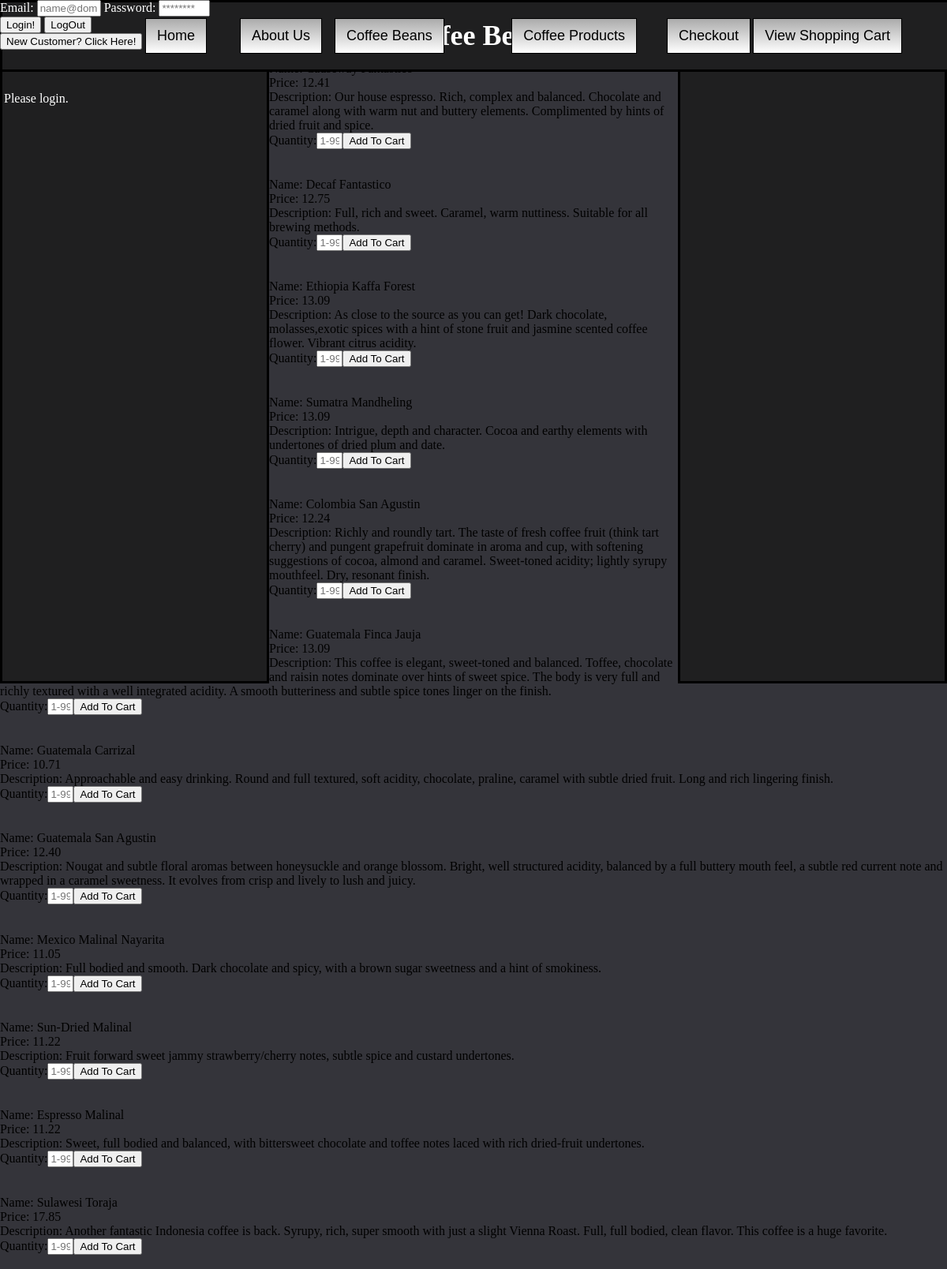
Screenshot of /coffeeBeans.php with the database file from the repository.
### tables this page shows
Create Table `Products`
(
	`ProductID` int(4) NOT NULL PRIMARY KEY AUTO_INCREMENT,
	`ProductName` varchar(50) NULL, 
	`ProductType` varchar(20) NULL,
	`ProductPrice` decimal(6,2) NULL, 
	`ProductQuantity` int(4) NULL
);

### public_html/descriptions.php (called while the page is built)
<?php
function matchDesc($prodName){
	if($prodName=="Causeway Fantastico"){
		return "Our house espresso. Rich, complex and balanced. Chocolate and caramel along with warm nut and buttery elements. Complimented by hints of dried fruit and spice.";
	}elseif($prodName=="Decaf Fantastico"){
		return "Full, rich and sweet. Caramel, warm nuttiness. Suitable for all brewing methods.";
	}elseif($prodName=="Ethiopia Kaffa Forest"){
		return "As close to the source as you can get! Dark chocolate, molasses,exotic spices with a hint of stone fruit and jasmine scented coffee flower. Vibrant citrus acidity.";
	}elseif($prodName=="Sumatra Mandheling"){
		return "Intrigue, depth and character. Cocoa and earthy elements with undertones of dried plum and date.";
	}elseif($prodName=="Colombia San Agustin"){
		return "Richly and roundly tart. The taste of fresh coffee fruit (think tart cherry) and pungent grapefruit dominate in aroma and cup, with softening suggestions of cocoa, almond and caramel. Sweet-toned acidity; lightly syrupy mouthfeel. Dry, resonant finish.";
	}elseif($prodName=="Guatemala Finca Jauja"){
		return "This coffee is elegant, sweet-toned and balanced. Toffee, chocolate and raisin notes dominate over hints of sweet spice. The body is very full and richly textured with a well integrated acidity. A smooth butteriness and subtle spice tones linger on the finish.";
	}elseif($prodName=="Guatemala Carrizal"){
		return "Approachable and easy drinking. Round and full textured, soft acidity, chocolate, praline, caramel with subtle dried fruit. Long and rich lingering finish.";
	}elseif($prodName=="Guatemala San Agustin"){
		return "Nougat and subtle floral aromas between honeysuckle and orange blossom. Bright, well structured acidity, balanced by a full buttery mouth feel, a subtle red current note and wrapped in a caramel sweetness. It evolves from crisp and lively to lush and juicy.";
	}elseif($prodName=="Mexico Malinal Nayarita"){
		return "Full bodied and smooth. Dark chocolate and spicy, with a brown sugar sweetness and a hint of smokiness.";
	}elseif($prodName=="Sun-Dried Malinal"){
		return "Fruit forward sweet jammy strawberry/cherry notes, subtle spice and custard undertones.";
	}elseif($prodName=="Espresso Malinal"){
		return "Sweet, full bodied and balanced, with bittersweet chocolate and toffee notes laced with rich dried-fruit undertones.";
	}elseif($prodName=="Sulawesi Toraja"){
		return "Another fantastic Indonesia coffee is back. Syrupy, rich, super smooth with just a slight Vienna Roast. Full, full bodied, clean flavor. This coffee is a huge favorite.";
	}elseif($prodName=="Bodum Press 'Chambord 8 Cup'"){
		return "Glass thing with the plunger.";
	}else{
		return "";
		}
		}
?>

### public_html/controller.php (the view, shortened to what this page needs)
<?php
require('descriptions.php');
function checkLogin($LinkID) {
	if($_SESSION['custID'] > 0){
		$custName = "";
		$query = 'SELECT FName, LName FROM Customers WHERE CustID = ' . $_SESSION['custID'] . ';';
		mysql_select_db("c199grp10", $LinkID);
		$result = mysql_query( $query ,$LinkID);
		$value4=mysql_fetch_row($result);
		foreach ($value4 as $v) {
			$custName .= ($v." ") ;
		}
		echo "Logged in as: " . $custName;
	}
	else{
		@$email  = $_REQUEST[ 'login'  ];
		@$password = $_REQUEST[ 'password' ];
		$custID = "";
		$query = 'SELECT CustID FROM Customers WHERE Email LIKE "' . $email . '" And Hash LIKE "'.$password.'";';
		$result = mysql_query( $query ,$LinkID);
		$value3=mysql_fetch_row($result);
			if($value3){
				foreach ($value3 as $v) {
				$custID = $v;
				}
				echo "Login Successful!";
				$_SESSION['custID']=$custID;
				echo "<br>";
				if(isset($_SESSION['custID'])){
					$custName = "";
					$query = 'SELECT FName, LName FROM Customers WHERE CustID = ' . $_SESSION['custID'] . ';';
					mysql_select_db("c199grp10", $LinkID);
					$result = mysql_query( $query ,$LinkID);
					$value=mysql_fetch_row($result);
						foreach ($value as $v) {
						$custName .= ($v." ") ;
					}
					echo "Logged in as: " . $custName;
				}
				else{
					echo "Please login.";
				}
			}
			else{
				echo "Please login.";
			}
	}
}
function productDisplay($results, $type){
	while ($x=mysql_fetch_row($results)){
		print '<div id="grid" >';
		print "<br>";
		print "Name: ".$x[1]."<br>";
		print "Price: ".$x[3]."<br>";
		print "Description: ".matchDesc($x[1])."<br>";
		if($type == 'beans'){
			echo '<form method="post" action="coffeeBeans.php">';
		}
		echo 'Quantity:<input type="text" placeholder= "1-99"name="quantity" id="quantity" pattern="\d{1}|\d{2}"size="1" maxlength="2"/>';
		echo '<button class="add_to_cart" name="add" onclick="addToCart()">Add To Cart</button>';
		echo '</form>';
		print "<br></div>";
	}
}
function fetchProducts($type){
	require('../LinkID.php');
	if($type == "beans"){
		$postFields = "SELECT * FROM Products WHERE ProductType LIKE 'Beans';";
	}
	$result1 = mysql_query($postFields ,$LinkID);
	return $result1;
}
?>

### public_html/css/default.css (style rules this page uses)
html, body { height: 100%; margin: 0 auto; padding: 0; background-color:#34343A; }

### rows the page displays
products: ProductPrice "12.41", ProductName "Our house espresso. Rich, complex and balanced. Chocolate and caramel along with warm nut and buttery elements. Complimented by hints of dried fruit and spice."
products: ProductName "Decaf Fantastico", ProductPrice "12.75", ProductName "Full, rich and sweet. Caramel, warm nuttiness. Suitable for all brewing methods."
products: ProductName "Ethiopia Kaffa Forest", ProductPrice "13.09", ProductName "As close to the source as you can get! Dark chocolate, molasses,exotic spices with a hint of stone fruit and jasmine scented coffee flower. Vibrant citrus acidity."
products: ProductName "Sumatra Mandheling", ProductPrice "13.09", ProductName "Intrigue, depth and character. Cocoa and earthy elements with undertones of dried plum and date."
products: ProductName "Colombia San Agustin", ProductPrice "12.24", ProductName "Richly and roundly tart. The taste of fresh coffee fruit (think tart cherry) and pungent grapefruit dominate in aroma and cup, with softening suggestions of cocoa, almond and caramel. Sweet-toned acidity; lightly syrupy mouthfeel. Dry, resonant finish."
products: ProductName "Guatemala Finca Jauja", ProductPrice "13.09", ProductName "This coffee is elegant, sweet-toned and balanced. Toffee, chocolate and raisin notes dominate over hints of sweet spice. The body is very full and richly textured with a well integrated acidity. A smooth butteriness and subtle spice tones linger on the finish."
products: ProductName "Guatemala Carrizal", ProductPrice "10.71", ProductName "Approachable and easy drinking. Round and full textured, soft acidity, chocolate, praline, caramel with subtle dried fruit. Long and rich lingering finish."
products: ProductName "Guatemala San Agustin", ProductPrice "12.40", ProductName "Nougat and subtle floral aromas between honeysuckle and orange blossom. Bright, well structured acidity, balanced by a full buttery mouth feel, a subtle red current note and wrapped in a caramel sweetness. It evolves from crisp and lively to lush and juicy."
products: ProductName "Mexico Malinal Nayarita", ProductPrice "11.05", ProductName "Full bodied and smooth. Dark chocolate and spicy, with a brown sugar sweetness and a hint of smokiness."
products: ProductName "Sun-Dried Malinal", ProductPrice "11.22", ProductName "Fruit forward sweet jammy strawberry/cherry notes, subtle spice and custard undertones."
products: ProductName "Espresso Malinal", ProductPrice "11.22", ProductName "Sweet, full bodied and balanced, with bittersweet chocolate and toffee notes laced with rich dried-fruit undertones."
products: ProductName "Sulawesi Toraja", ProductPrice "17.85", ProductName "Another fantastic Indonesia coffee is back. Syrupy, rich, super smooth with just a slight Vienna Roast. Full, full bodied, clean flavor. This coffee is a huge favorite."
